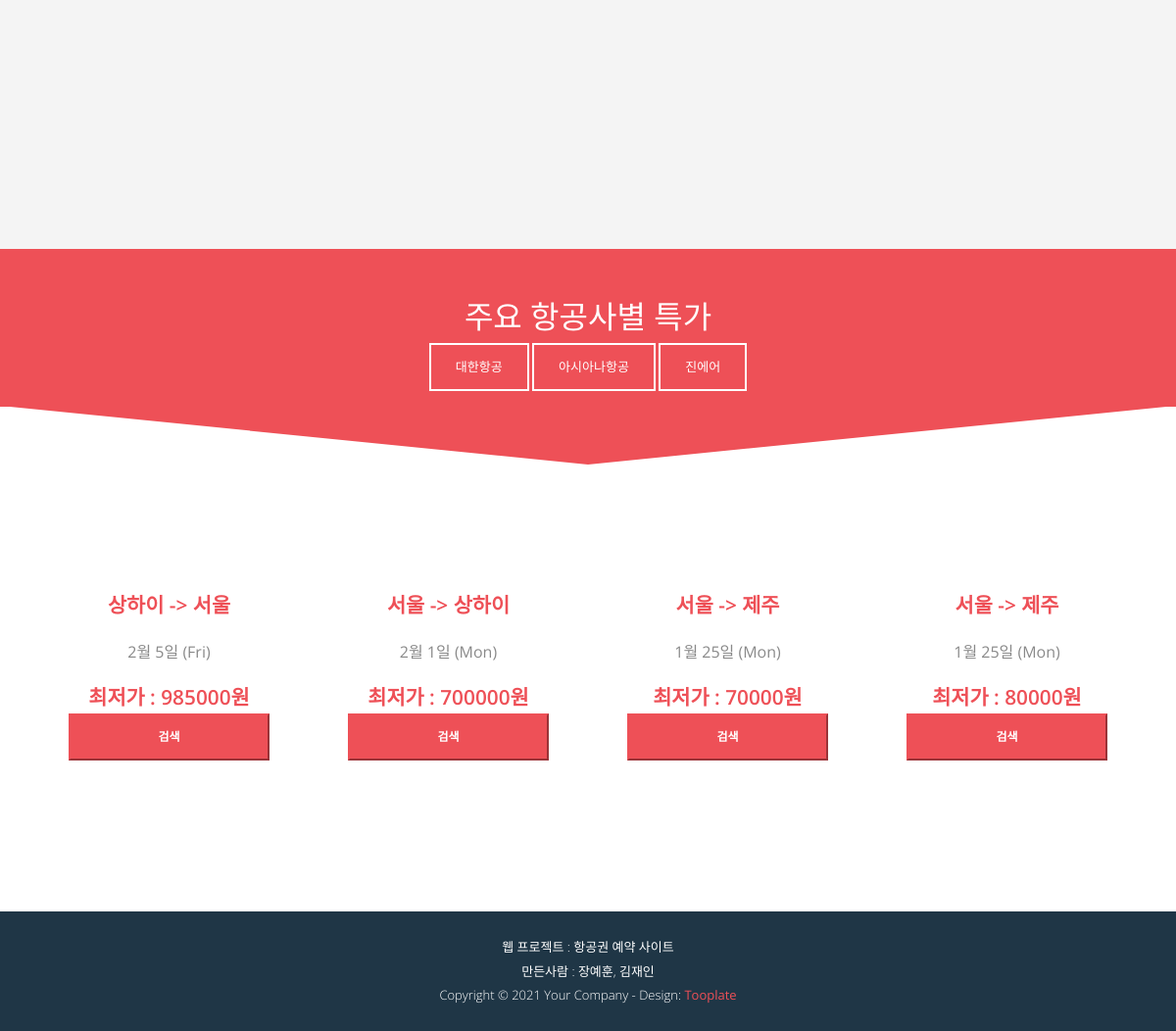
Before: / (lower part) with the older database file.
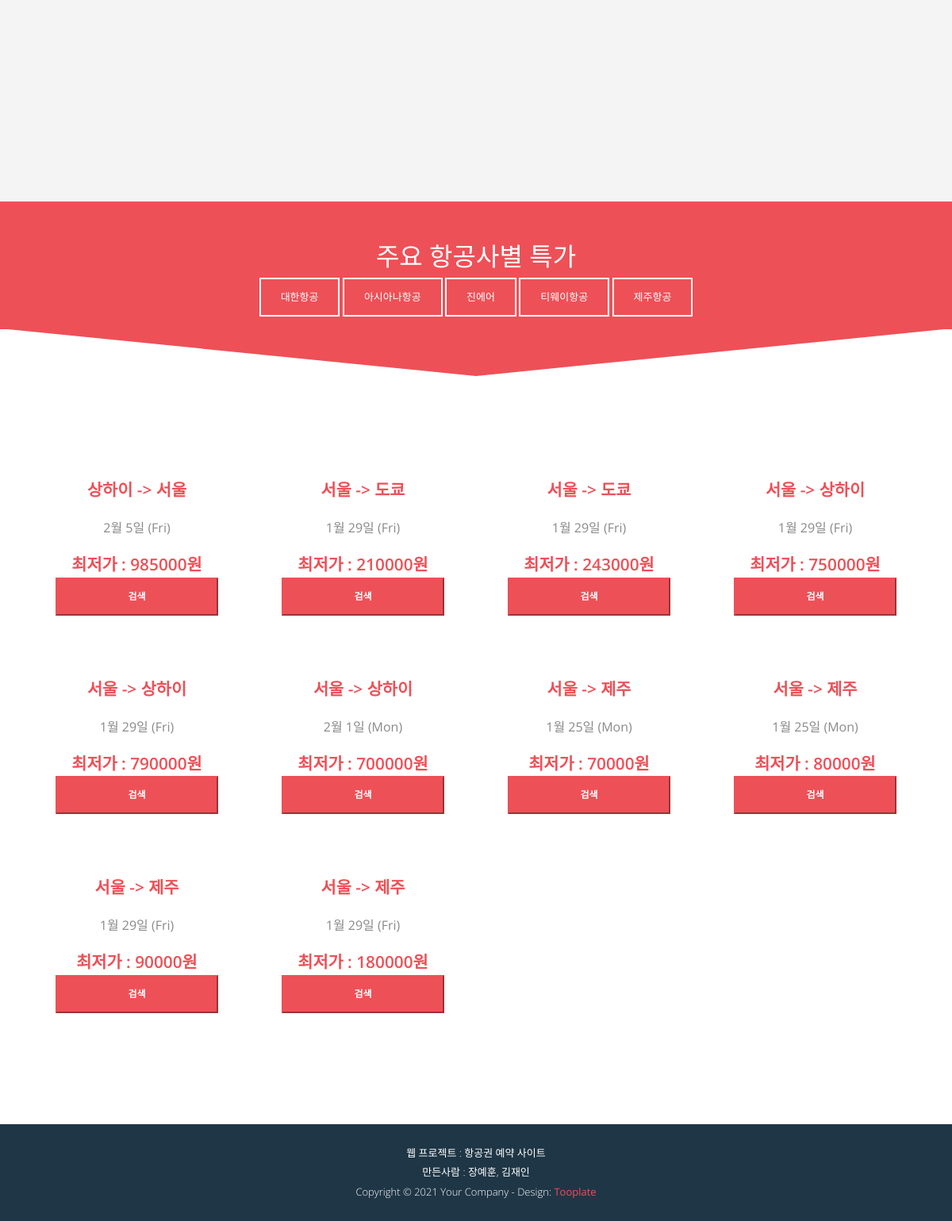
After: the same page with the newer database file.
### air_app/models.py (models this page shows)
class Airline(models.Model):
    objects = models.Manager()
    name = models.CharField(max_length=50)  # 항공사 이름
    air_img = models.FileField(upload_to='air_imag/')   # 항공사 이미지 경로

### main_app/views.py (the view)
# urls.py: path('', views.indexViews, name='index'),
def indexViews(request):
    context = MainService().searchPlace()
    return render(request, 'index.html',context)

### main_app/services.py (called while the page is built, shortened)
    def searchPlace(self):
        departure_place_list= Ticket.objects.all().values('departure_place').distinct().order_by('departure_place')
        arrival_place_list = Ticket.objects.all().values('arrival_place').distinct().order_by('arrival_place')
        ranking_list = self.popular_ticket()
        airline_list =self.specials_tickets_airline()
        tickets= self.specials_tickets(airline_list[0].id)
        context ={"departure_place_list":departure_place_list,"arrival_place_list":arrival_place_list, "ranking_list":ranking_list, "tickets":tickets, "airline_list":airline_list}
        return context

    def popular_ticket(self):
        reservation_list = Reservation.objects.filter(come_ticket_id__isnull=False)
        dic = {}
        dic_place = {}
        ranking_list = []
        sorted_dic = sorted(dic.items(), reverse=True, key=lambda item:item[1])
        for key in sorted_dic:
            for place_key in dic_place:
                if place_key == key[0]:
                    ranking_list.append(dic_place.get(place_key))
        return ranking_list

    def specials_tickets_airline(self):
         airline = Airline.objects.all()
         return airline

### main_app/templates/index.html (shortened to what this page needs)
{%extends "base.html"%}
{% load static %}
{%block content%}
            <div class="tm-section tm-section-pad tm-bg-gray" id="tm-section-2">
            </div>
            <div class="tm-section-2", id="tm-section-3">
                <div class="container">
                    <div class="row">
                        <div class="col text-center">
                            <h4 class="tm-section-title">주요 항공사별 특가</h4>
                            {% for airline in airline_list %}
                            <p href="" class="tm-color-white tm-btn-white-bordered" id="{{airline.id}}" onclick="airlineSelected(this.id)">{{airline.name}}</p>
                            {% endfor %}
                        </div>
                    </div>
                </div>
            </div>
            <div class="tm-section tm-position-relative">
                <svg xmlns="http://www.w3.org/2000/svg" viewBox="0 0 100 100" preserveAspectRatio="none" class="tm-section-down-arrow">
                    <polygon fill="#ee5057" points="0,0  100,0  50,60"></polygon>
                </svg>
                <div class="container tm-pt-5 tm-pb-4">
                    <div class="row text-center" id="special_ticket">
                            {% for ticket in tickets %}
                            <article class='col-sm-6 col-md-4 col-lg-3 col-xl-3 tm-article '>
                                <h4 class="tm-color-primary tm-article-title-1">{{ticket.departure_place}} -&gt {{ticket.arrival_place}}</h4>
                                <p class="tm-article-content">{{ticket.departure_data | date:'n월 j일 (D)'}}</p>
                                <a href="#" class="text-uppercase tm-color-primary tm-font-semibold  tm-article-price">최저가 : {{ticket.economy_price}}원</a>
                                <form action="air_app/searchList_go" method="post">{% csrf_token %}
                                    <button type='submit' class='text-uppercase btn-primary tm-btn-primary'>검색</a>
                                </form>
                            </article>
                            {% endfor %}
                    </div>
                </div>
            </div>
{%endblock content%}

Changed rows visible on the page:
added Airline: name "티웨이항공"
added Airline: name "제주항공"
Other visible differences:
new list line: "서울 -> 도쿄 1월 29일 (Fri) 최저가 : 210000 원 검색"
new list line: "서울 -> 도쿄 1월 29일 (Fri) 최저가 : 243000 원 검색"
new list line: "서울 -> 상하이 1월 29일 (Fri) 최저가 : 750000 원 검색"
new list line: "서울 -> 상하이 1월 29일 (Fri) 최저가 : 790000 원 검색"
new list line: "서울 -> 제주 1월 29일 (Fri) 최저가 : 90000 원 검색"
new list line: "서울 -> 제주 1월 29일 (Fri) 최저가 : 180000 원 검색"
